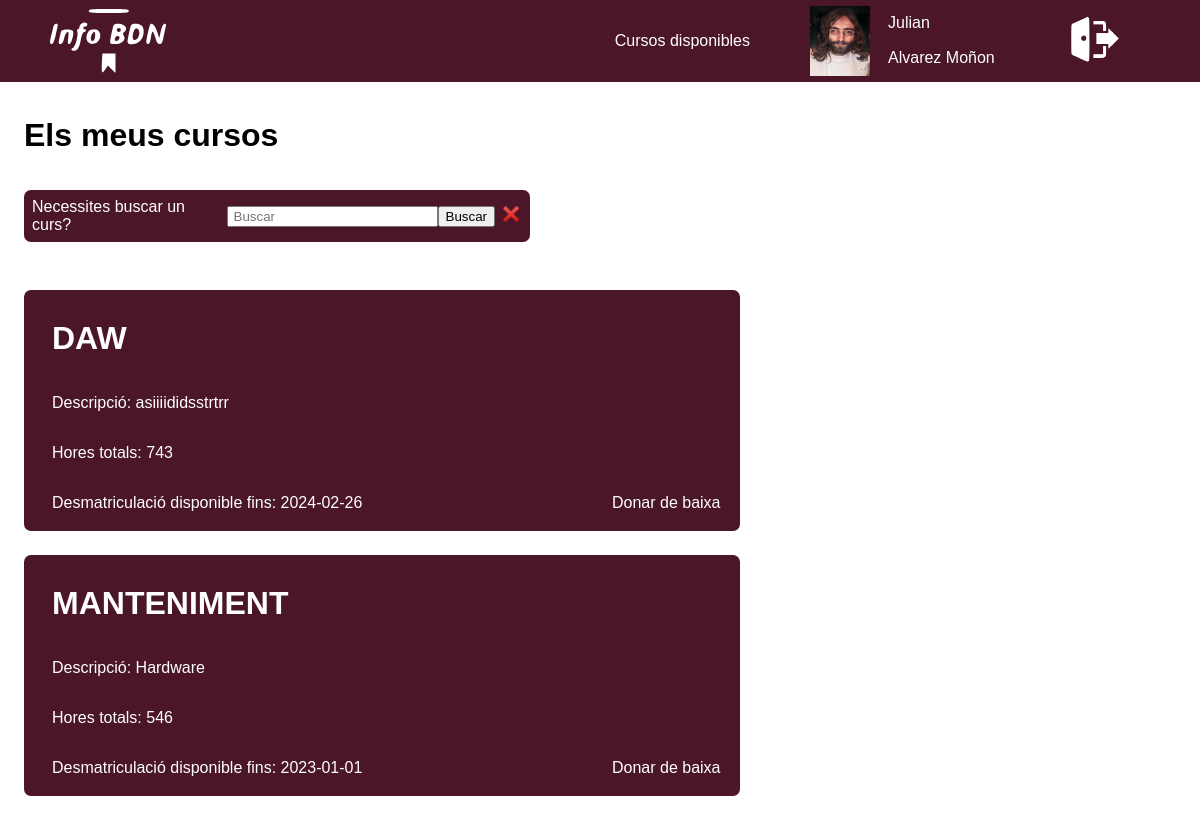
The page /admin/elmeuscursos.php (signed in) on the database its author committed.
### tables this page shows
CREATE TABLE `cursos` (
  `codi_curs` int(100) NOT NULL,
  `nom_curs` varchar(20) NOT NULL,
  `desc_curs` varchar(100) NOT NULL,
  `hores_curs` int(255) NOT NULL,
  `ini_curs` date NOT NULL,
  `fin_curs` date NOT NULL,
  `DNI_prof` varchar(100) DEFAULT NULL,
  `visible` tinyint(1) NOT NULL
);

### admin/functions/funciones.php (the view, shortened to what this page needs)
<?php
function openHtml($title){
    echo "
        <!DOCTYPE html>
        <html lang='ca'>
        <head>
            <meta charset='UTF-8'>
            <meta http-equiv='X-UA-Compatible' content='IE=edge'>
            <meta name='viewport' content='width=device-width, initial-scale=1.0'>
            <title>{$title}</title>
            <link rel='stylesheet' href='css/style.css'>
        </head>
        <body>
    ";
}
function closeHtml(){
    echo "
        </body>
    </html>";
}
function elsmeuscursos($consulta){
    echo "<div class='header'>
        <img src='img/logo.svg' alt='Logo'>
        <div class='navmenu'>
            <div id='minilog'>
                <a href='cursosdisp.php'>Cursos disponibles</a>
                <a href='fitxaalum.php'><div class='grid'>
                    <img src=".$_SESSION['foto']." id='fotominilog'>
                    <p class='textgrid1'>".$_SESSION['nom']."</p>
                    <p class='textgrid2'>".$_SESSION['cog']."</p>
                </div></a>
                <a href='logout.php'><img src='img/logout.svg' id='fotologout'></a>
            </div>
        </div>
    </div>";
    echo "<div class='cursosdisp'>";
    echo "<h1>Els meus cursos</h1>";
    $numlinia = mysqli_num_rows($consulta);
    echo "<form action='elmeuscursos.php' method='post' name='filtre'>";
    echo "Necessites buscar un curs?<input type='text' id='filtre' name='filtre' placeholder='Buscar'/>";
    echo "<button type='submit'>Buscar</button>";
    echo "<a href='elmeuscursos.php'><img src='img/48/icons8-cross-mark-48.png' id='cancelar''></a>";
    echo "</form>";
    for ($i=0;$i<$numlinia;$i++){
        $curs = mysqli_fetch_array($consulta);
        echo "<div class='cursbox'>";
        echo "<div class='curs'>";
        echo "<h1 id='titol'>".$curs[1]."</h1>";
        echo "<p id='desc'>Descripció: ".$curs[2]."</p>";
        echo "<p id='hores'>Hores totals: ".$curs[3]."</p>";
        echo "<p id='data'>Desmatriculació disponible fins: ".$curs[5]."</p>";
        echo "<p><a id='matricularme' href='baixaalumne.php?id=".$curs[0]."'>Donar de baixa</a></p>";
        echo "</div>";
        echo "</div>";
    }
    echo "</div>";
}
                ?>

### admin/css/style.css (style rules this page uses)
* { font-family: Arial; }
a { text-decoration: none; color: white; }
body { margin: 0px; padding: 0px; display: flex; flex-direction: column; }
.header { position: fixed; top: 0; left: 0; display: flex; flex-direction: row; justify-content: space-between; align-items: center; background-color: #4A1628; height: 10%; width: 100%; }
.header > img { padding: 50px; }
.navmenu { display: flex; flex-direction: row; justify-content: space-evenly; margin-right: 50px; }
#minilog { display: flex; flex-direction: row; align-items: center; color: white; }
#minilog > a { margin-left: 20px; }
.grid { margin-left: 40px; width: 210px; height: 70px; display: grid; grid-template-columns: 1fr 1fr 1fr 1fr; grid-template-rows: 1fr 1fr; }
.textgrid1 { margin: 0px; padding: 0.5rem; margin-left: 10px; grid-column-start: 2; grid-column-end: 5; grid-row-start: 1; grid-row-end: 1; }
.textgrid2 { margin: 0px; padding: 0.5rem; margin-left: 10px; grid-column-start: 2; grid-column-end: 5; grid-row-start: 2; grid-row-end: 2; }
#fotominilog { height: 70px; width: 60px; grid-column-start: 1; grid-column-end: 1; grid-row-start: 1; grid-row-end: 3; }
#fotologout { height: 50px; width: 50px; margin: 30px; }
.cursosdisp { margin-top: 8%; }
.cursosdisp > h1 { margin-left: 2%; }
.cursosdisp > form { display: flex; align-items: center; margin-left: 2%; width: 490px; }
.cursosdisp > form > input { padding-left: 5px; padding-right: 25px; }
.cursosdisp > form > a > #cancelar { height: 22px; width: 22px; padding-left: 5px; }
.cursosdisp > form { border: 8px solid #4A1628; border-radius: 7px; background-color: #4A1628; color: white; margin-top: 3%; margin-bottom: 4%; }
.cursbox { display: flex; flex-direction: column; margin-top: 2%; margin-left: 2%; margin-bottom: 2%; }
.curs { border: 1px solid black; width: 700px; height: 225px; background-color: #4A1628; border: 8px solid #4A1628; border-radius: 7px; color: white; display: grid; grid-template-columns: 1fr 1fr 0.5fr; grid-template-rows: 1fr 1fr 1fr 1fr 1fr; }
#titol { margin-left: 20px; grid-column-start: 1; grid-column-end: 4; grid-row-start: 1; grid-row-end: 1; }
#desc { margin-left: 20px; grid-column-start: 1; grid-column-end: 4; grid-row-start: 2; grid-row-end: 2; }
#hores { margin-left: 20px; grid-column-start: 1; grid-column-end: 4; grid-row-start: 3; grid-row-end: 3; }
#data { margin-left: 20px; grid-column-start: 1; grid-column-end: 3; grid-row-start: 4; grid-row-end: 4; }
.curs > p > a { margin-left: 20px; grid-column-start: 4; grid-column-end: 4; grid-row-start: 4; grid-row-end: 4; text-decoration: none; color: white; }

### rows shown on the page
cursos: nom_curs "DAW", desc_curs "asiiiididsstrtrr", hores_curs "743", fin_curs "2024-02-26"
cursos: nom_curs "MANTENIMENT", desc_curs "Hardware", hores_curs "546", fin_curs "2023-01-01"

### other values the page prints
$_SESSION['nom'] "Julian"
$_SESSION['cog'] "Alvarez Moñon"
